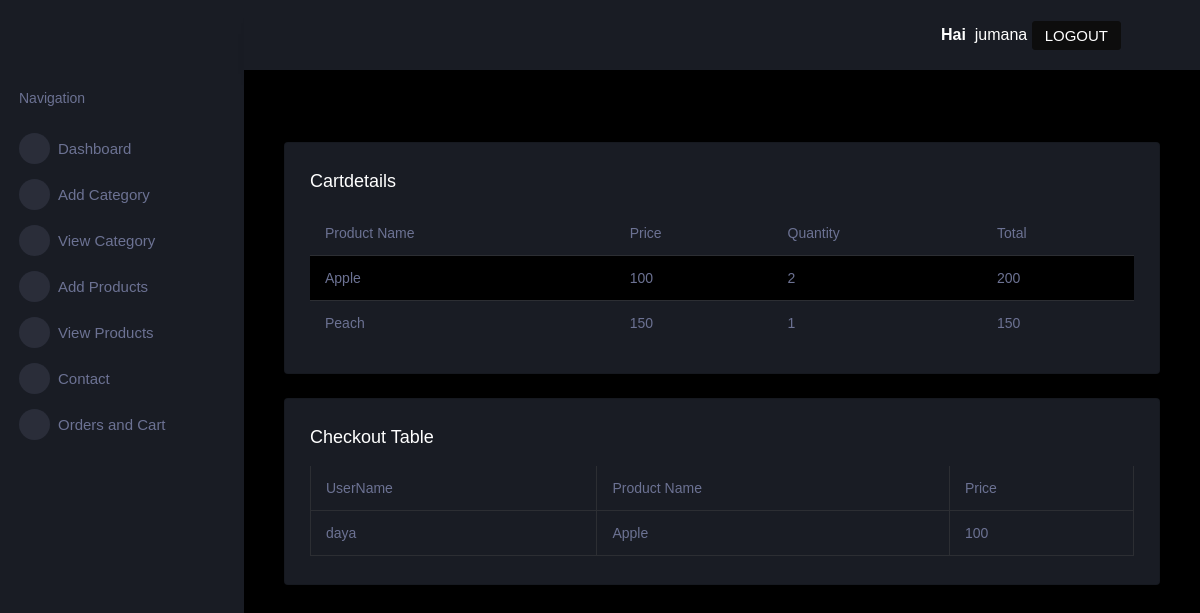
Screenshot of /cartview (signed in) with the database file from the repository.
### Userviewapp/models.py (models this page shows)
class Cartdb(models.Model):
    productid=models.ForeignKey(productdb, on_delete=models.CASCADE,null=True,blank=False)
    userid=models.ForeignKey(Regidb, on_delete=models.CASCADE,null=True,blank=False)
    quantity=models.IntegerField(null=True,blank=False)
    total=models.IntegerField(null=True,blank=False)
    status=models.IntegerField(null=True,blank=False)

class Checkoutdb(models.Model):
    cartid=models.ForeignKey(Cartdb, on_delete=models.CASCADE,null=True,blank=False)
    firstname=models.CharField(max_length=100,null=True,blank=False)
    lastname=models.CharField(max_length=100,null=True,blank=False)
    state=models.CharField(max_length=100,null=True,blank=False)
    streetaddress=models.CharField(max_length=100,null=True,blank=False)
    town=models.CharField(max_length=100,null=True,blank=False)
    postcode=models.IntegerField(null=True,blank=False)
    phone=models.IntegerField(null=True,blank=False)
    status=models.IntegerField(null=True,blank=False)

class Regidb(models.Model):
    username=models.CharField(max_length=100,null=True,blank=False)
    email=models.CharField(max_length=100,null=True,blank=False)
    address=models.CharField(max_length=100,null=True,blank=False)
    password=models.CharField(max_length=100,null=True,blank=False)

### Adminapp/models.py (models this page shows)
class productdb(models.Model):
    img=models.ImageField(upload_to='media',null=True,blank=False)
    productname=models.CharField(max_length=100,null=True,blank=False)
    category=models.CharField(max_length=100,null=True,blank=False)
    weight=models.CharField(max_length=100,null=True,blank=True,validators=[alphaneumeric])
    price=models.IntegerField(null=True,blank=False)

### Userviewapp/views.py (the view)
# urls.py: path('cartview',views.cartview,name='cartview'),
def cartview(request):
    obj = Cartdb.objects.all()
    a = Checkoutdb.objects.all()
    return render(request,'ordersview.html',{'obj':obj,'a':a})

### Userviewapp/templates/ordersview.html (shortened to what this page needs)
{% extends 'index.html' %}
        {% block content %}
        <div class="main-panel">
          <div class="content-wrapper">
            <div class="page-header">
              <nav aria-label="breadcrumb">
                <ol class="breadcrumb">
                </ol>
              </nav>
            </div>
              <div class="col-lg-12 grid-margin stretch-card">
                <div class="card">
                  <div class="card-body">
                    <h4 class="card-title">Cartdetails</h4>
                    <div class="table-responsive">
                      <table class="table table-striped">
                        <thead>
                          <tr>
                            <th>Product Name </th>
                            <th>Price </th>
                            <th>Quantity</th>
                            <th>Total</th>
                            </tr>
                        </thead>
                        <tbody>
                          <tr>
                         {% for i in obj %}
                         <td>{{i.productid.productname}}</td>
                         <td>{{i.productid.price}}</td>
                         <td>{{i.quantity}}</td>
                         <td>{{i.total}}</td>
                          </tr>
                          {% endfor %}
                      </table>
                    </div>
                  </div>
                </div>
              </div>
             <div class="col-lg-12 grid-margin stretch-card">
                <div class="card">
                  <div class="card-body">
                    <h4 class="card-title">checkout table</h4>
                    <div class="table-responsive">
                      <table class="table table-bordered">
                        <thead>
                          <tr>
                            <th>UserName</th>
                            <th>Product Name  </th>
                            <th>Price </th>
                          </tr>
                        </thead>
                        <tbody>
                          {% for j in a %}
                         <tr>
                            <td>{{j.cartid.userid.username}}</td>
                            <td>{{j.cartid.productid.productname}}</td>
                              <td>{{j.cartid.productid.price}}</td>
                                  </tr>
                                  {% endfor %}
                                  </tbody></table>
                                </div>
                              </div>
                            </div>
                          </div>
                          {% endblock %}

### rows the page displays
Cartdb: productid.productname "Apple", productid.price "100", quantity "2", total "200"
Cartdb: productid.productname "Peach", productid.price "150", quantity "1", total "150"
Checkoutdb: cartid.userid.username "daya", cartid.productid.productname "Apple", cartid.productid.price "100"

### other values shown
{{ request.session.username }} "jumana"
